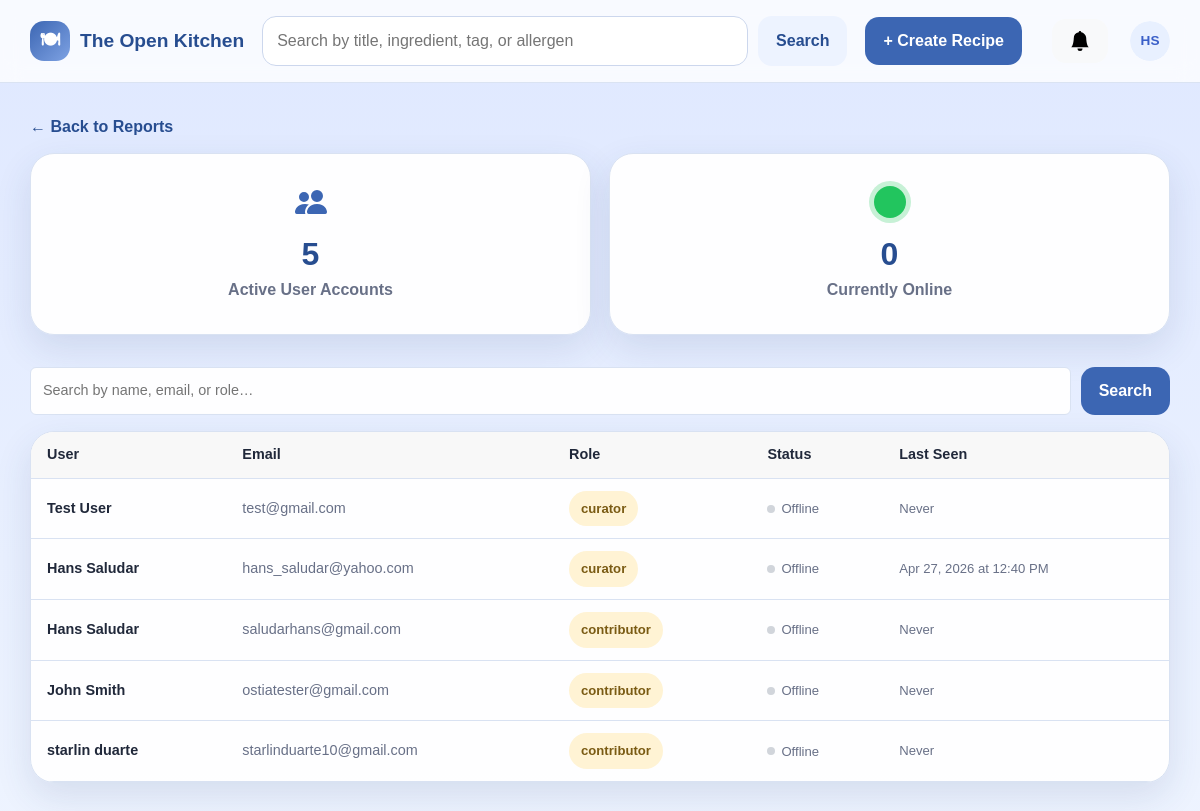
/curator/reports/user-activity (signed in), run on the app's committed database.
### app/models.py (models this page shows, shortened)
class User(db.Model):
    __tablename__ = 'users'
    id = db.Column(db.Integer, primary_key=True)
    firstName = db.Column(db.String(50), nullable=False)
    lastName = db.Column(db.String(50), nullable=False)
    email = db.Column(db.String(100), unique=True, nullable=False)
    password = db.Column(db.String(255), nullable=False)
    role = db.Column(db.String(20), nullable=False, default='contributor')
    isActive = db.Column(db.Boolean, default=True)
    dateCreated = db.Column(db.DateTime, nullable=False, default=datetime.now)
    avatar = db.Column(db.String(255), nullable=True)
    preferMetric = db.Column(db.Boolean, default=False, nullable=False)
    disableNotifications = db.Column(db.Boolean, default=False, nullable=False)
    lastSeen = db.Column(db.DateTime, nullable=True, default=None)
    recipes = db.relationship('Recipe', backref='author', lazy=True)

### app/routes.py (the view, shortened to what this page needs)
@app.route('/curator/reports/user-activity')
@login_required
def curator_user_activity():
    user = get_current_user()
    if not user or user.role != 'curator':
        return redirect(url_for('dashboard'))
    online_cutoff = datetime.now() - timedelta(minutes=5)
    search_query = request.args.get('q', '').strip()
    base_q = User.query.filter_by(isActive=True)
    active_users = base_q.all()
    online_users = User.query.filter(User.lastSeen >= online_cutoff).all()
    return render_template('curator/user_activity.html',
                           active_users=active_users,
                           online_users=online_users,
                           online_cutoff=online_cutoff,
                           search_query=search_query)

### app/routes.py (called while the page is built)
def login_required(f):
    @wraps(f)
    def decorated_function(*args, **kwargs):
        if 'user_id' not in session:
            flash('Please log in to access this page.', 'warning')
            return redirect(url_for('login'))
        return f(*args, **kwargs)
    return decorated_function

def get_current_user():
    if 'user_id' in session:
        return User.query.get(session['user_id'])
    return None

def current_user_id():
    return session.get('user_id')

@app.context_processor
def inject_current_user():
    return {'current_user': get_current_user()}

@app.before_request
def update_last_seen():
    if 'user_id' in session:
        user = User.query.get(session['user_id'])
        if user:
            user.lastSeen = datetime.now()
            db.session.commit()

def _get_notifications():
    uid = current_user_id()
    if uid is None:
        return []
    return Notification.query.filter_by(userID=uid).order_by(Notification.dateCreated.desc()).all()

@app.context_processor
def inject_notifications():
    notifications = _get_notifications()
    has_unread = any(not n.isRead for n in notifications)
    return dict(notifications=notifications, has_unread=has_unread)

### app/templates/curator/user_activity.html (shortened to what this page needs)
{% extends "base.html" %}
{% block content %}
<a href="{{ url_for('curator_reports') }}" class="back-link">← Back to Reports</a>
<div class="stats-panel" style="display: flex; gap: 18px; flex-wrap: wrap; margin-bottom: 32px;">
    <div class="stat-card" style="flex: 1 1 180px; display: flex; flex-direction: column; align-items: center; padding: 2rem 1.5rem;">
        <span class="stat-number">{{ active_users | length }}</span>
        <span class="stat-label">Active User Accounts</span>
    </div>
    <div class="stat-card" style="flex: 1 1 180px; display: flex; flex-direction: column; align-items: center; padding: 2rem 1.5rem;">
        <span style="display: inline-block; width: 32px; height: 32px; border-radius: 50%; background: #22c55e; box-shadow: 0 0 0 5px rgba(34,197,94,0.25); margin-bottom: 12px;"></span>
        <span class="stat-number">{{ online_users | length }}</span>
        <span class="stat-label">Currently Online</span>
    </div>
</div>
<form method="GET" action="{{ url_for('curator_user_activity') }}" style="margin-bottom: 16px; display: flex; gap: 10px;">
    <input type="text" name="q" value="{{ search_query }}" placeholder="Search by name, email, or role…"
           style="flex: 1; padding: 8px 12px; border: 1px solid var(--line); border-radius: 6px; font-size: .9rem; background: var(--surface); color: var(--text);">
    <button type="submit" class="btn btn-primary" style="white-space: nowrap;">Search</button>
</form>
<div class="recipe-card" style="padding: 0; overflow: hidden;">
    <table style="width: 100%; border-collapse: collapse; font-size: .9rem;">
        <thead>
            <tr style="border-bottom: 1px solid var(--line); background: var(--surface-alt, #f8f8f8);">
                <th style="padding: 12px 16px; text-align: left; font-weight: 600;">User</th>
                <th style="padding: 12px 16px; text-align: left; font-weight: 600;">Email</th>
                <th style="padding: 12px 16px; text-align: left; font-weight: 600;">Role</th>
                <th style="padding: 12px 16px; text-align: left; font-weight: 600;">Status</th>
                <th style="padding: 12px 16px; text-align: left; font-weight: 600;">Last Seen</th>
            </tr>
        </thead>
        <tbody>
            {% for u in active_users %}
            {% set is_online = u in online_users %}
            <tr style="border-bottom: 1px solid var(--line);">
                <td style="padding: 12px 16px;">
                    <a href="{{ url_for('curator_user_profile', user_id=u.id) }}" style="text-decoration: none; color: inherit; font-weight: 600;">
                        {{ u.firstName }} {{ u.lastName }}
                    </a>
                </td>
                <td style="padding: 12px 16px; color: var(--muted);">{{ u.email }}</td>
                <td style="padding: 12px 16px;">
                    <span class="mini-pill">{{ u.role }}</span>
                </td>
                <td style="padding: 12px 16px;">
                    {% if is_online %}
                    <span style="display: inline-flex; align-items: center; gap: 6px; color: #16a34a; font-weight: 600; font-size: .82rem;">
                        <span style="width: 8px; height: 8px; border-radius: 50%; background: #22c55e; display: inline-block;"></span>
                        Online
                    </span>
                    {% else %}
                    <span style="display: inline-flex; align-items: center; gap: 6px; color: var(--muted); font-size: .82rem;">
                        <span style="width: 8px; height: 8px; border-radius: 50%; background: #d1d5db; display: inline-block;"></span>
                        Offline
                    </span>
                    {% endif %}
                </td>
                <td style="padding: 12px 16px; color: var(--muted); font-size: .82rem;">
                    {% if u.lastSeen %}
                        {{ u.lastSeen.strftime('%b %d, %Y at %I:%M %p') }}
                    {% else %}
                        Never
                    {% endif %}
                </td>
            </tr>
            {% endfor %}
        </tbody>
    </table>
</div>
{% endblock %}

### app/templates/base.html (shortened to what this page needs)
<!DOCTYPE html>
<html lang="en">
<head>
    <link href="https://cdn.jsdelivr.net/npm/bootstrap@5.3.3/dist/css/bootstrap.min.css" rel="stylesheet">
    <link rel="stylesheet" href="{{ url_for('static', filename='style.css') }}">
</head>
<body>
    <header class="site-header">
        <div class="container nav-wrap">
            <a class="brand" href="{{ url_for('dashboard') }}">
                <span class="brand-mark">🍽</span>
                <span>The Open Kitchen</span>
            </a>
            <form class="searchbar" action="{{ url_for('search') }}" method="get">
                <input type="text" name="q" placeholder="Search by title, ingredient, tag, or allergen"
                       value="{{ request.args.get('q', '') }}">
                <button type="submit" class="btn btn-secondary">Search</button>
            </form>
            <nav class="nav-links">
                {% if session.get('user_id') %}
                    <a href="{{ url_for('create_recipe') }}" class="btn btn-primary">+ Create Recipe</a>
                {% else %}
                    <a href="{{ url_for('login') }}" class="btn btn-primary">Log In</a>
                {% endif %}
                {% if session.get('user_id') %}
                <button type="button"
                        id="notificationBtn"
                        class="btn btn-light position-relative ms-3"
                        data-bs-toggle="offcanvas"
                        data-bs-target="#notificationPanel"
                        aria-controls="notificationPanel">
                    <svg xmlns="http://www.w3.org/2000/svg" width="20" height="20" fill="currentColor" class="bi bi-bell-fill" viewBox="0 0 16 16">
                        <path d="M8 16a2 2 0 0 0 2-2H6a2 2 0 0 0 2 2m.995-14.901a1 1 0 1 0-1.99 0A5 5 0 0 0 3 6c0 1.098-.5 6-2 7h14c-1.5-1-2-5.902-2-7 0-2.42-1.72-4.44-4.005-4.901"/>
                    </svg>
                </button>
                {% endif %}
                {% if session.get('user_id') %}
                <div class="dropdown ms-2">
                    <button class="btn p-0 border-0 d-flex align-items-center justify-content-center"
                            type="button"
                            id="profileDropdown"
                            data-bs-toggle="dropdown"
                            aria-expanded="false"
                            style="width: 40px; height: 40px; border-radius: 50%; overflow: hidden; background: transparent;">
                        {% if current_user and current_user.avatar %}
                        <img src="{{ url_for('static', filename='uploads/' + current_user.avatar) }}"
                             alt="Profile"
                             style="width: 40px; height: 40px; border-radius: 50%; object-fit: cover;">
                        {% else %}
                        <div style="width: 40px; height: 40px; border-radius: 50%; background: #e8f0ff; color: #3a5fc8; display: flex; align-items: center; justify-content: center; font-weight: 700; font-size: 0.85rem;">
                            {% if current_user %}{{ current_user.firstName[0] }}{{ current_user.lastName[0] }}{% else %}?{% endif %}
                        </div>
                        {% endif %}
                    </button>
                </div>
                {% endif %}
            </nav>
        </div>
    </header>
    <main class="container page-shell">
        {% block content %}{% endblock %}
    </main>
    <div class="toast-container position-fixed top-0 end-0 p-3" style="z-index: 1100;" id="toastContainer"></div>
</body>
</html>

### app/static/style.css (style rules this page uses)
:root { --bg-top: #dfe8ff; --bg-bottom: #eef4ff; --surface: rgba(255, 255, 255, 0.96); --surface-strong: #ffffff; --primary: #3c66b3; --primary-dark: #274d90; --accent: #f4c15d; --text: #20283a; --muted: #687087; --line: #d9e2f2; --shadow: 0 14px 36px rgba(40, 62, 113, 0.12); --radius-lg: 24px; --radius-md: 18px; --radius-sm: 12px; }
* { box-sizing: border-box; }
html, body { margin: 0; padding: 0; }
body { font-family: Arial, Helvetica, sans-serif; color: var(--text); background: linear-gradient(180deg, var(--bg-top) 0%, var(--bg-bottom) 100%); }
a { color: inherit; text-decoration: none; }
.container { width: min(1160px, calc(100% - 32px)); margin: 0 auto; }
.page-shell { padding: 32px 0 56px; }
.site-header { position: sticky; top: 0; z-index: 20; backdrop-filter: blur(10px); background: rgba(255, 255, 255, 0.78); border-bottom: 1px solid rgba(217, 226, 242, 0.95); }
.nav-wrap { display: grid; grid-template-columns: auto 1fr auto; gap: 18px; align-items: center; padding: 16px 0; }
.brand { display: inline-flex; align-items: center; gap: 10px; font-size: 1.2rem; font-weight: 800; color: var(--primary-dark); }
.brand-mark { display: inline-grid; place-items: center; width: 40px; height: 40px; border-radius: 14px; background: linear-gradient(135deg, var(--primary), #7ea2e3); color: white; }
.nav-links { display: inline-flex; align-items: center; gap: 14px; }
.searchbar { display: grid; grid-template-columns: 1fr auto; gap: 10px; }
.searchbar input, input, select, textarea { width: 100%; padding: 12px 14px; border: 1px solid #ccd7ed; border-radius: 14px; font: inherit; background: white; }
.btn { display: inline-flex; align-items: center; justify-content: center; gap: 8px; border: 0; border-radius: 14px; padding: 12px 18px; font-weight: 700; cursor: pointer; }
.btn-primary { background: var(--primary); color: white; }
.btn-secondary { background: #edf3ff; color: var(--primary-dark); }
.hero-card, .recipe-card, .form-card, .panel-card, .empty-state, .alert, .stat-card { background: var(--surface); border: 1px solid var(--line); border-radius: var(--radius-lg); box-shadow: var(--shadow); }
.stats-panel { display: grid; grid-template-columns: 1fr 1fr; gap: 14px; }
.stat-card { padding: 20px; }
.stat-number { display: block; font-size: 2rem; font-weight: 800; color: var(--primary-dark); }
.stat-label { color: var(--muted); font-weight: 600; }
.recipe-card { padding: 18px; position: relative; overflow: hidden; transition: transform .16s ease, box-shadow .16s ease; }
.pill, .mini-pill { display: inline-flex; align-items: center; gap: 6px; border-radius: 999px; padding: 8px 12px; font-size: .82rem; font-weight: 700; }
.mini-pill { background: #fff3d4; color: #7a5b13; }
.back-link { display: inline-block; margin-bottom: 14px; color: var(--primary-dark); font-weight: 700; }

### data on the page
User: firstName "H", lastName "S", firstName "Hans", lastName "Saludar", email "hans_saludar@yahoo.com", role "curator", lastSeen "Apr 27, 2026 at 12:40 PM"
User: firstName "Test", lastName "User", email "test@gmail.com", role "curator", shows "Never"
User: firstName "Hans", lastName "Saludar", email "saludarhans@gmail.com", role "contributor", shows "Never"
User: firstName "John", lastName "Smith", email "ostiatester@gmail.com", role "contributor", shows "Never"
User: firstName "starlin", lastName "duarte", email "starlinduarte10@gmail.com", role "contributor", shows "Never"

### other printed values
{{ active_users | length }} "5"
{{ online_users | length }} "0"
